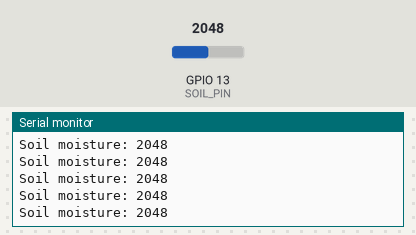
Simulated run of this sketch. Board: ESP32. On the bench: the last lines printed to the serial monitor. The inputs (shaded band) are chosen by the test bench; at power-on: GPIO 13 (SOIL_PIN) = 2048 (analog values on the 0–4095 scale). WiFi joins after 1.5 s; servers stay silent unless stated.

Above: at 2.7 s.
2.8 s: GPIO 13 (SOIL_PIN) set to 1543
At 3.9 s:
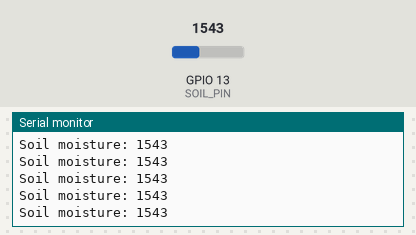
4.3 s: GPIO 13 (SOIL_PIN) set to 1450
At 5.3 s:
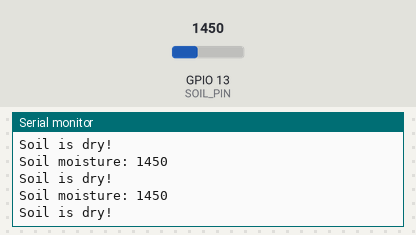
Timing chart, 0 to 5.7 s (numbered marks = the images above; inputs shaded):
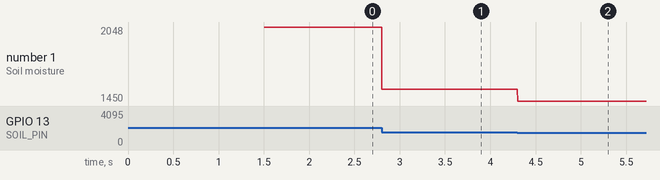

The sketch:

code.ino
```cpp
#include <WiFi.h>
#include <HTTPClient.h>

#define SOIL_PIN 13     // ADC pin

const char* ssid = "TON_SSID_2.4GHz";
const char* password = "TON_MOT_DE_PASSE";
String apiKey = "TON_WRITE_API_KEY";

unsigned long previousThingSpeakMillis = 0;
const unsigned long thingSpeakInterval = 15000; // 15s

int soilValue = 0;

void setup() {
  Serial.begin(115200);
  analogReadResolution(12);

  WiFi.begin(ssid, password);
  Serial.print("Connecting to WiFi");
  while (WiFi.status() != WL_CONNECTED) {
    delay(500);
    Serial.print(".");
  }
  Serial.println("\nWiFi Connected");
}

void loop() {
  unsigned long currentMillis = millis();

  // ===== Read soil sensor continuously =====
  soilValue = analogRead(SOIL_PIN);
  Serial.print("Soil moisture: ");
  Serial.println(soilValue);
  if (soilValue < 1500) Serial.println("Soil is dry!");

  // ===== Send to ThingSpeak every 15s =====
  if (currentMillis - previousThingSpeakMillis >= thingSpeakInterval) {
    previousThingSpeakMillis = currentMillis;

    if (WiFi.status() == WL_CONNECTED) {
      HTTPClient http;
      String url = "http://api.thingspeak.com/update?api_key=" + apiKey +
                   "&field1=" + String(soilValue);
      http.begin(url);
      int httpCode = http.GET();
      http.end();

      Serial.println(httpCode > 0 ? "📤 Data sent to ThingSpeak" : "❌ Failed to send");
    }
  }
}
```

Measured:
- the behaviour switches between 1500 and 1499 on GPIO 13 (SOIL_PIN) (found by bisection; images 1 and 2)
- after the input at 2.8 s, the serial monitor: prints a new line at once (image 1)
- after the input at 4.3 s, the serial monitor: prints a new line at once (image 2)
- plotted number 1: 2048 → 1543 after the input at 2.8 s, 1543 → 1450 after the input at 4.3 s
